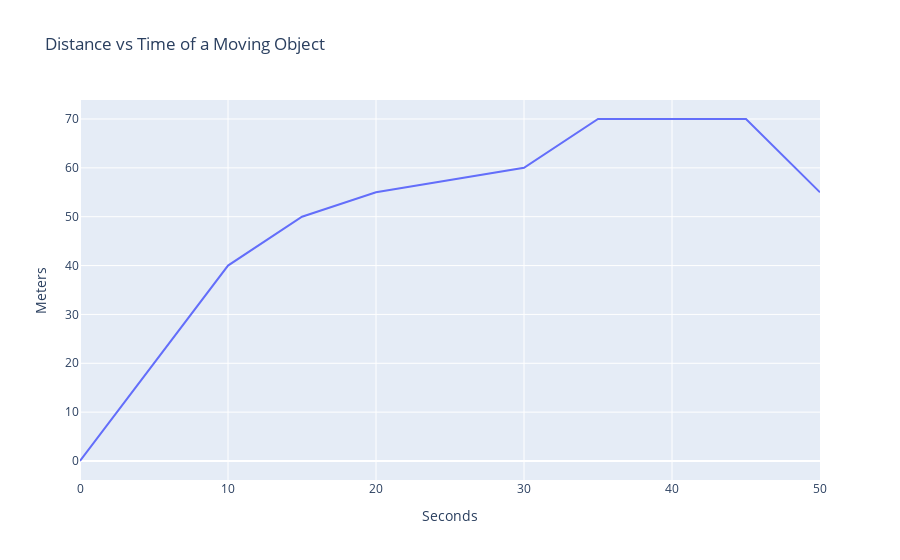

The cell this chart's notebook holds for it:
### Code cell
x = [i for i in range(0, 51, 5) if i != 25]
y = [0, 20, 40, 50, 55, 60, 70, 70, 70, 55]

fig = px.line(
    x=x, 
    y=y, 
    title='Distance vs Time of a Moving Object', 
    labels={'x': 'Seconds', 'y': 'Meters'}
)
fig.show()

### Figure 1 — Plotly figure (JSON) as saved in the notebook; plotly's stock layout.template omitted (floating-point values rounded to 4 significant figures)
{"data": [{"hovertemplate": "Seconds=%{x}<br>Meters=%{y}<extra></extra>", "legendgroup": "", "line": {"color": "#636efa", "dash": "solid"}, "marker": {"symbol": "circle"}, "mode": "lines", "name": "", "orientation": "v", "showlegend": false, "type": "scatter", "x": [0, 5, 10, 15, 20, 30, 35, 40, 45, 50], "xaxis": "x", "y": [0, 20, 40, 50, 55, 60, 70, 70, 70, 55], "yaxis": "y"}], "layout": {"legend": {"tracegroupgap": 0}, "title": {"text": "Distance vs Time of a Moving Object"}, "xaxis": {"anchor": "y", "domain": [0, 1], "title": {"text": "Seconds"}}, "yaxis": {"anchor": "x", "domain": [0, 1], "title": {"text": "Meters"}}}}
